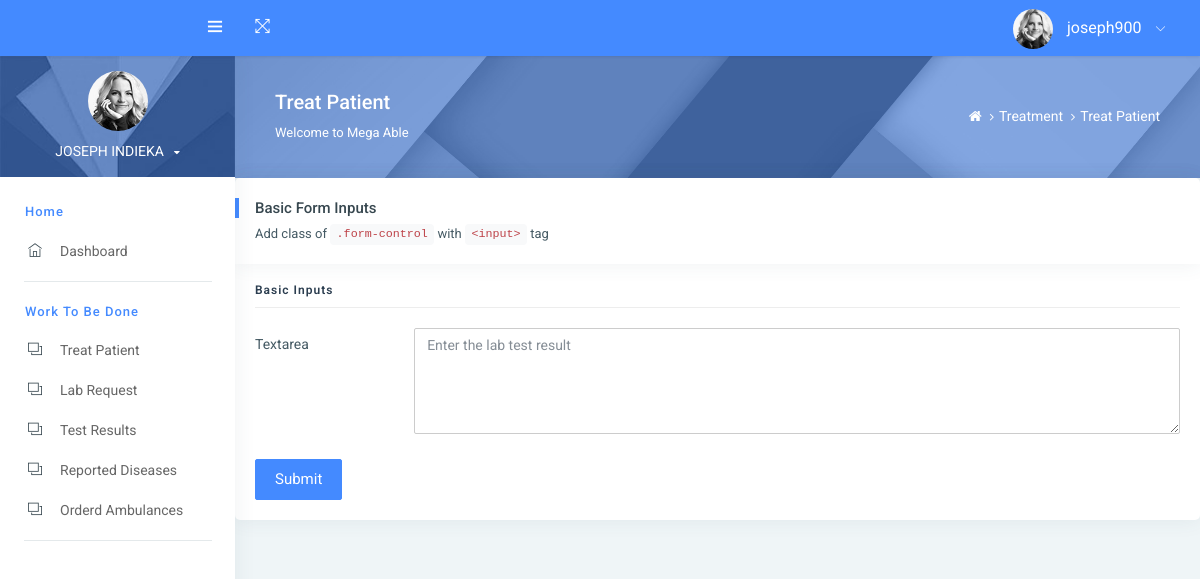
Screenshot of /results/8/ (signed in) with the database file from the repository.
### accounts/models.py (models this page shows, shortened)
class TrackingModel(models.Model):
    created_at = models.DateTimeField(auto_now_add=True)
    updated_at = models.DateTimeField(auto_now=True)
    class Meta:
        abstract = True
        ordering = ["-created_at"]

class User(AbstractBaseUser, TrackingModel):
    username_validator = UnicodeUsernameValidator()
    Role_choices = (
        ("Administrator", "Administrator"),
        ("Community Member", "Community Member"),
        ("Medical Personel", "Medical Personel")
    )
    Gender_choices = (
        ("Male", "Male"),
        ("Female", "Female"),
        ("Other", "Other")
    )
    username = models.CharField(
        _('username'),
        max_length=150,
        unique=True,
        validators=[username_validator],
        error_messages={
            'unique':_("A user with that username already exists."),
        },
    )
    first_name = models.CharField(_('first name'),
                                max_length=150, blank=False, null=False
                                )
    middle_name = models.CharField(_('middle name'),
                            max_length=150, blank=True, null=True
                            )
    last_name = models.CharField(_('last name'),
                            max_length=150, blank=False, null=False
                            )
    identification = models.IntegerField(_("identification"), null=True)
    email = models.EmailField(_('email'), unique=True, error_messages={
        'unique': ('A user with email already exists.'),
    })
    gender = models.CharField(_("gender"), max_length=10, choices=Gender_choices)
    phone = PhoneNumberField(
        _('phone number'), unique=True,
        blank=True, null=True, max_length=27)
    county = models.CharField(_("county"), max_length=50,
                              blank=True, null=True)
    sub_county = models.CharField(_("sub county"), max_length=80,
                                  blank=True, null=True)
    ward = models.CharField(_("ward"), max_length=100,
                            blank=True, null=True)
    location = models.CharField(_("location"), max_length=100,
                                blank=True, null=True)
    sub_location = models.CharField(_("sub location"), max_length=100,
                                    blank=True, null=True)
    village = models.CharField(_("village"), max_length=100,
                               blank=True, null=True)
    role = models.CharField(_('Role'), max_length=17, choices=Role_choices, default="Community Member")
    is_active = models.BooleanField(_('active'), default=True)
    is_admin = models.BooleanField(_('admin'), default=False)
    is_staff = models.BooleanField(_("staff"), default=False)
    timestamp = models.DateTimeField(_("timestamp"), auto_now_add=True)
    objects = CustomManager()
    USERNAME_FIELD = 'email'
    REQUIRED_FIELDS = ['username','identification']
    @property
    def staff(self):
        return self.staff
    @property
    def active(self):
        return self.active
    @property
    def admin(self):
        return self.admin

### geo_health_app/views.py (the view)
# urls.py: path('results/<int:id>/', views.result, name='results'),
def result(request, id):
    treat = TreatPatient.objects.get(id=id)
    if request.method == 'POST':
        results = request.POST.get('results')
        treat.lab_test_results =results
        treat.save()
        return redirect('/tests/')
    return render(request, 'result.html',{'action':'lab','id':id})

### templates/result.html (shortened to what this page needs)
{% extends 'hospital/base2.html' %}
{% block content %}
<div class="pcoded-content" >
    <div class="page-header">
        <div class="page-block">
            <div class="row align-items-center">
                <div class="col-md-8">
                    <div class="page-header-title">
                        <h5 class="m-b-10">Treat Patient</h5>
                        <p class="m-b-0">Welcome to Mega Able</p>
                    </div>
                </div>
                <div class="col-md-4">
                    <ul class="breadcrumb-title">
                        <li class="breadcrumb-item">
                            <a href="/dashboard/"> <i class="fa fa-home"></i> </a>
                        </li>
                        <li class="breadcrumb-item"><a href="#!">Treatment</a>
                        </li>
                        <li class="breadcrumb-item"><a href="#!">Treat Patient</a>
                        </li>
                    </ul>
                </div>
            </div>
        </div>
    </div>
       <div class="card">
        <div class="card-header">
            <h5>Basic Form Inputs</h5>
            <span>Add class of <code>.form-control</code> with
                <code>&lt;input&gt;</code> tag</span>
        </div>
        <div class="card-block">
            <h4 class="sub-title">Basic Inputs</h4>
            {% if action == 'lab' %}
                 <form method="post" action="{% url 'mainapp:results' id=id %}">
                <div class="form-group row">
                    <label class="col-sm-2 col-form-label">Textarea</label>
                    <div class="col-sm-10">
                        <textarea rows="5" cols="5" class="form-control" name="results"
                            placeholder="Enter the lab test result"></textarea>
                    </div>
                </div>
                <button type="submit" class="btn btn-primary mt-2">Submit</button>
            </form>
            {% endif %}
        </div>
    </div>
</div>
{% endblock %}

### templates/hospital/base2.html (shortened to what this page needs)
{% load static %}
<!DOCTYPE html>
<html lang="en">
<head>
    <link rel="stylesheet" href="{% static 'assets/pages/waves/css/waves.min.css' %}" type="text/css" media="all">
    <link rel="stylesheet" type="text/css" href="{% static 'assets/css/bootstrap/css/bootstrap.min.css' %}">
    <link rel="stylesheet" type="text/css" href="{% static 'assets/icon/themify-icons/themify-icons.css' %}">
    <link rel="stylesheet" type="text/css" href="{% static 'assets/icon/font-awesome/css/font-awesome.min.css' %}">
    <link rel="stylesheet" type="text/css" href="{% static 'assets/css/jquery.mCustomScrollbar.css' %}">
    <link rel="stylesheet" href="https://www.amcharts.com/lib/3/plugins/export/export.css" type="text/css"
        media="all" />
    <link rel="stylesheet" type="text/css" href="{% static 'assets/css/style.css' %}">
</head>
<body>
    <div id="pcoded" class="pcoded">
        <div class="pcoded-container navbar-wrapper">
            <nav class="navbar header-navbar pcoded-header">
                <div class="navbar-wrapper">
                    <div class="navbar-logo">
                        <a class="mobile-menu waves-effect waves-light" id="mobile-collapse" href="#!">
                            <i class="ti-menu"></i>
                        </a>
                    </div>
                    <div class="navbar-container container-fluid">
                        <ul class="nav-left">
                            <li>
                                <a href="#!" onclick="javascript:toggleFullScreen()" class="waves-effect waves-light">
                                    <i class="ti-fullscreen"></i>
                                </a>
                            </li>
                        </ul>
                        <ul class="nav-right">
                            <li class="user-profile header-notification">
                                <a href="#!" class="waves-effect waves-light">
                                    <img src="{% static 'assets/images/avatar-4.jpg' %}" class="img-radius" alt="{{ user.profile.profile_picture.url }}">
                                    <span>{{ user.username }}</span>
                                    <i class="ti-angle-down"></i>
                                </a>
                            </li>
                        </ul>
                    </div>
                </div>
            </nav>
            <div class="pcoded-main-container">
                <div class="pcoded-wrapper">
                    <nav class="pcoded-navbar">
                        <div class="pcoded-inner-navbar main-menu">
                            <div class="">
                                <div class="main-menu-header">
                                    <img class="img-80 img-radius" src="{% static 'assets/images/avatar-4.jpg' %}"
                                        alt="User-Profile-Image">
                                    <div class="user-details">
                                        <span id="more-details">{{user.first_name}}  {{user.last_name}}<i class="fa fa-caret-down"></i></span>
                                    </div>
                                </div>
                            </div>
                            <div class="p-15 p-b-0">
                            </div>
                            <div class="pcoded-navigation-label" data-i18n="nav.category.navigation">Home</div>
                            <ul class="pcoded-item pcoded-left-item">
                                <li class="{% if nav == 'dash' %} active {% endif %}">
                                    <a href="/dashboard/" class="waves-effect waves-dark">
                                        <span class="pcoded-micon"><i class="ti-home"></i><b>D</b></span>
                                        <span class="pcoded-mtext" data-i18n="nav.dash.main">Dashboard</span>
                                    </a>
                                </li>
                            </ul>
                            <div class="pcoded-navigation-label" data-i18n="nav.category.forms">Work to be Done</div>
                            <ul class="pcoded-item pcoded-left-item">
                                <li class="{% if nav == 'treat_p' %} active {% endif %}">
                                    <a href="/treat-patient/" class="waves-effect waves-dark">
                                        <span class="pcoded-micon"><i class="ti-layers"></i><b>FC</b></span>
                                        <span class="pcoded-mtext" data-i18n="nav.form-components.main">Treat Patient</span>
                                    </a>
                                </li>
                                <li class="{% if nav == 'Lab' %} active {% endif %}">
                                    <a href="/tests/" class="waves-effect waves-dark">
                                        <span class="pcoded-micon"><i class="ti-layers"></i><b>FC</b></span>
                                        <span class="pcoded-mtext" data-i18n="nav.form-components.main">Lab Request</span>
                                    </a>
                                </li>
                                <li class="{% if nav == 'test' %} active {% endif %}">
                                    <a href="/lists/" class="waves-effect waves-dark">
                                        <span class="pcoded-micon"><i class="ti-layers"></i><b>FC</b></span>
                                        <span class="pcoded-mtext" data-i18n="nav.form-components.main">Test Results</span>
                                    </a>
                                </li>
                                <li class="{% if nav == 'report' %} active {% endif %}">
                                    <a href="/diseases/" class="waves-effect waves-dark">
                                        <span class="pcoded-micon"><i class="ti-layers"></i><b>FC</b></span>
                                        <span class="pcoded-mtext" data-i18n="nav.form-components.main">Reported Diseases</span>
                                    </a>
                                </li>
                                <li class="{% if nav == 'ambu' %} active {% endif %}">
                                    <a href="/ambulances-lists/" class="waves-effect waves-dark">
                                        <span class="pcoded-micon"><i class="ti-layers"></i><b>FC</b></span>
                                        <span class="pcoded-mtext" data-i18n="nav.form-components.main">Orderd Ambulances</span>
                                    </a>
                                </li>
                            </ul>
                        </div>
                    </nav>
                    {% block content %}
                    {% endblock content %}
                </div>
            </div>
        </div>
    </div>
</body>
</html>

### rows the page displays
User: username "joseph900", first_name "JOSEPH", last_name "INDIEKA"
